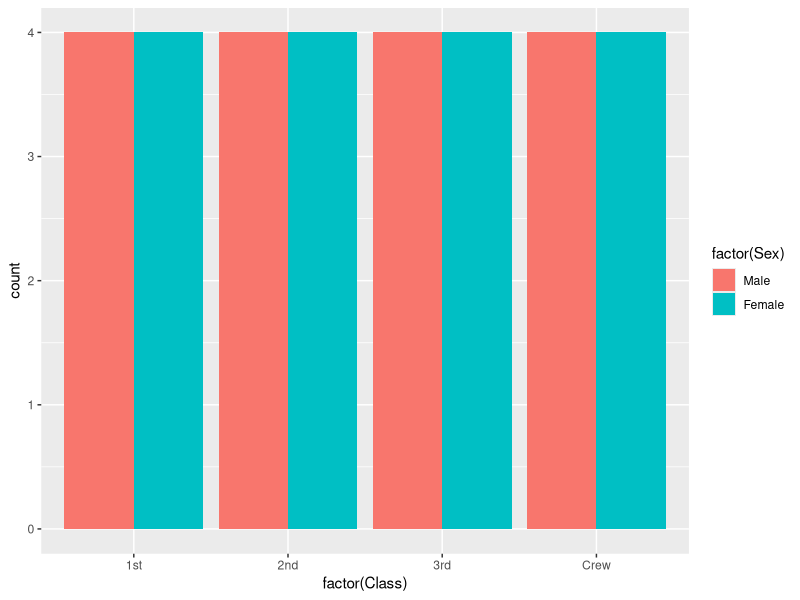
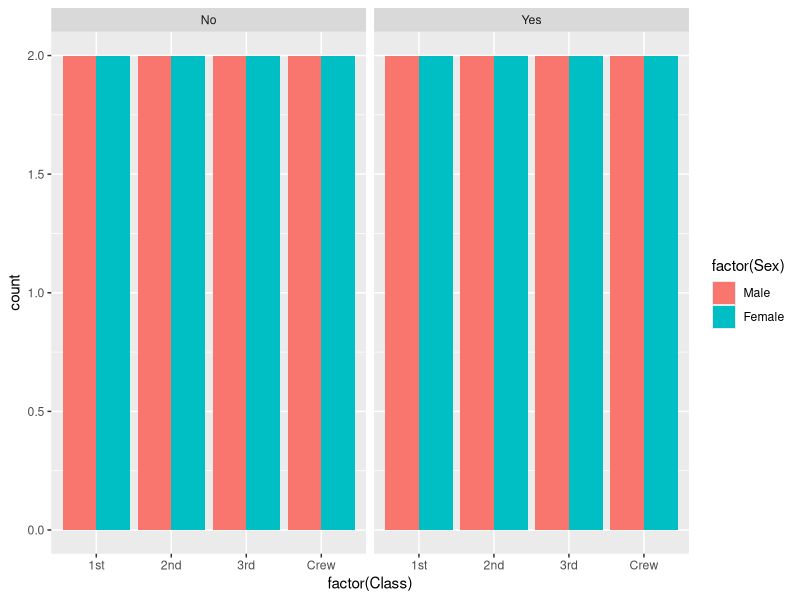
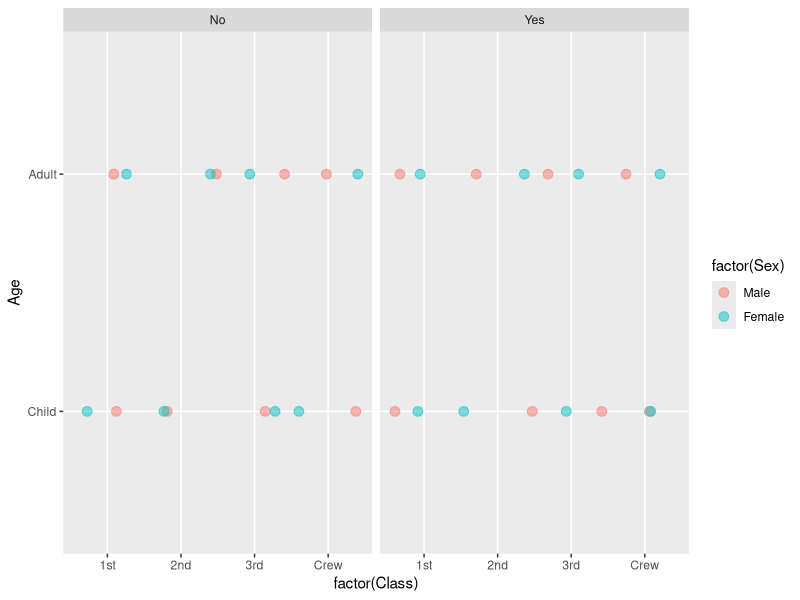

Source code (R) for these figures, in order:
library(ggplot2)
library(datasets)

titanic = as.data.frame(Titanic)

# Check out the structure of titanic
str(titanic)

# Use ggplot() for the first instruction
ggplot(titanic, aes(factor(Class), fill = factor(Sex))) +
  geom_bar(position = "dodge")


# Use ggplot() for the second instruction
ggplot(titanic, aes(factor(Class), fill = factor(Sex))) +
  geom_bar(position = "dodge") +
  facet_grid(". ~ Survived")

# Position jitter (use below)
posn.j <- position_jitter(0.5, 0)

# Use ggplot() for the last instruction
ggplot(titanic, aes(factor(Class), Age, col = factor(Sex))) +
  geom_jitter(size = 3, alpha = 0.5, position = posn.j) + 
  facet_grid(". ~ Survived")